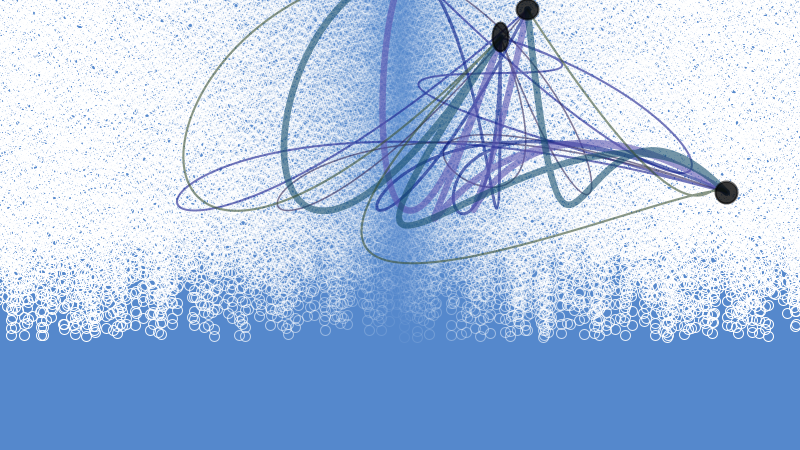
Frame 1 (no input)
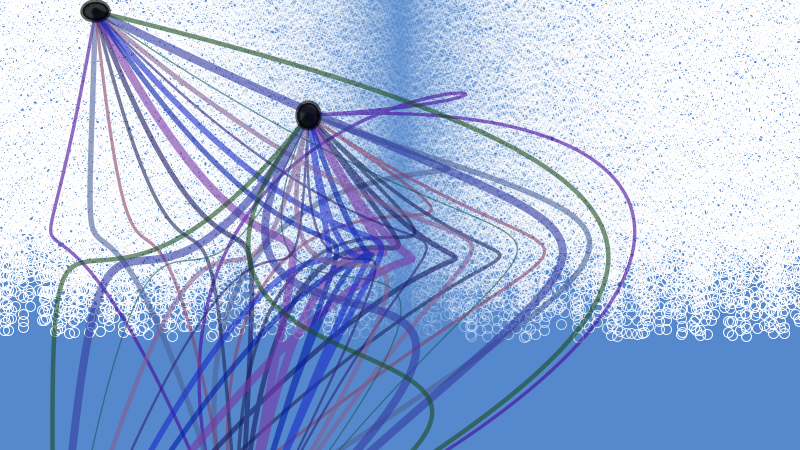
Frame 2 (the mouse pressed at the canvas centre, redrawn once)

The Processing sketch that drew these frames (run headless with seeded random() and noise(); the mouse was pressed at the canvas centre and the sketch redrawn once):

// Processing sketch: processing_24165
// ── processing_24165.pde

void setup(){
size(800,450);
smooth();
noLoop();
}

void draw(){
background(85,136,204);

float start=random(1,40);      //Controls set to random
float freq=random(1,20);

float phith=width/1.6180339887;
float pheig=height/1.6180339887;
float hpw=phith/2;
float hph=pheig/2;
float x1=width/2-hpw/2+random(-pheig,pheig);
float y1=height/2-hph/2+random(-pheig,pheig);
float x2=x1+random(-pheig,pheig);
float y2=height/2+hph/2+random(-pheig,pheig);
float x3=width/2+hpw/2+random(-pheig,pheig);
float y3=y1+random(-pheig,pheig);
float x4=x3+random(-pheig,pheig);
float y4=y2+random(-pheig,pheig);

//noise generator
noFill();
strokeWeight(1);
for(int i=width/2;i>=-5;i--){    //top left
  for(int j=height/2+round(random(height/4));j>=-5;j=j-round(random(5,20))){
    float fil=norm(i,0,width/2);
    fil=1-pow(fil,2);
    fil*=255;
    stroke(255,fil+10);
    ellipse(i,j,10,10);
  }}
for(int i=width/2;i<=width+5;i++){  //top right
  for(int j=height/2+round(random(height/4));j>=-5;j=j-round(random(5,20))){
    float fil=norm(i,width/2,width);
    fil=1-pow(1-fil,2);
    fil*=255;
    stroke(255,fil+10);
    ellipse(i,j,10,10);
  }}

// Shape generator

noFill();
strokeJoin(ROUND);
strokeCap(ROUND);
for(int i=round(width/start);i<width;i+=round(width/freq)){
  float nx=norm(i,0,width);
  float c1=1-pow(nx,8);
  c1*=height;
  float c2=pow(nx,8);
  c2*=height;
  float c3=1-pow(1-nx,8);
  c3*=height;
  float c4=pow(1-nx,8);
  c4*=height;
  strokeWeight(random(1,height/54));
  stroke(random(0,140),random(0,100),random(20,200),150);
  beginShape();
  vertex(x1,y1);
  bezierVertex(i,c1,i,c2,x2,y2);
  bezierVertex(i,c2,width-i,c3,x3,y3);
  bezierVertex(width-i,c3,width-i,c4,x4,y4);
  endShape();
}
fill(0,200);
stroke(0,150);
ellipse(x1,y1,width/50+random(0,20),width/50+random(0,20));
ellipse(x2,y2,width/50+random(0,20),width/50+random(0,20));
ellipse(x3,y3,width/50+random(0,20),width/50+random(0,20));
ellipse(x4,y4,width/50+random(0,20),width/50+random(0,20));


}

void mousePressed(){
  redraw();
}


                                                                                                                                    
